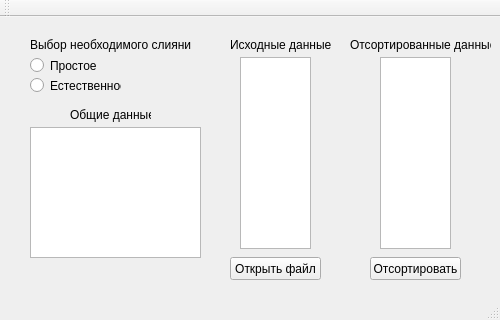
<?xml version="1.0" encoding="UTF-8"?>
<ui version="4.0">
 <class>MainWindow</class>
 <widget class="QMainWindow" name="MainWindow">
  <property name="geometry">
   <rect>
    <x>0</x>
    <y>0</y>
    <width>500</width>
    <height>320</height>
   </rect>
  </property>
  <property name="windowTitle">
   <string>MainWindow</string>
  </property>
  <widget class="QWidget" name="centralWidget">
   <widget class="QRadioButton" name="radioButton">
    <property name="geometry">
     <rect>
      <x>30</x>
      <y>40</y>
      <width>82</width>
      <height>17</height>
     </rect>
    </property>
    <property name="text">
     <string>Простое</string>
    </property>
   </widget>
   <widget class="QRadioButton" name="radioButton_2">
    <property name="geometry">
     <rect>
      <x>30</x>
      <y>60</y>
      <width>91</width>
      <height>17</height>
     </rect>
    </property>
    <property name="text">
     <string>Естественное</string>
    </property>
   </widget>
   <widget class="QPushButton" name="pushButton">
    <property name="geometry">
     <rect>
      <x>230</x>
      <y>240</y>
      <width>91</width>
      <height>23</height>
     </rect>
    </property>
    <property name="text">
     <string>Открыть файл</string>
    </property>
   </widget>
   <widget class="QPushButton" name="pushButton_2">
    <property name="geometry">
     <rect>
      <x>370</x>
      <y>240</y>
      <width>91</width>
      <height>23</height>
     </rect>
    </property>
    <property name="text">
     <string>Отсортировать</string>
    </property>
   </widget>
   <widget class="QLabel" name="label">
    <property name="geometry">
     <rect>
      <x>30</x>
      <y>20</y>
      <width>161</width>
      <height>16</height>
     </rect>
    </property>
    <property name="text">
     <string>Выбор необходимого слияния:</string>
    </property>
   </widget>
   <widget class="QLabel" name="label_2">
    <property name="geometry">
     <rect>
      <x>230</x>
      <y>20</y>
      <width>101</width>
      <height>16</height>
     </rect>
    </property>
    <property name="text">
     <string>Исходные данные</string>
    </property>
   </widget>
   <widget class="QLabel" name="label_3">
    <property name="geometry">
     <rect>
      <x>350</x>
      <y>20</y>
      <width>141</width>
      <height>16</height>
     </rect>
    </property>
    <property name="text">
     <string>Отсортированные данные</string>
    </property>
   </widget>
   <widget class="QLabel" name="label_4">
    <property name="geometry">
     <rect>
      <x>70</x>
      <y>90</y>
      <width>81</width>
      <height>16</height>
     </rect>
    </property>
    <property name="text">
     <string>Общие данные</string>
    </property>
   </widget>
   <widget class="QTextBrowser" name="textBrowser">
    <property name="geometry">
     <rect>
      <x>240</x>
      <y>40</y>
      <width>71</width>
      <height>192</height>
     </rect>
    </property>
   </widget>
   <widget class="QTextBrowser" name="textBrowser_2">
    <property name="geometry">
     <rect>
      <x>380</x>
      <y>40</y>
      <width>71</width>
      <height>192</height>
     </rect>
    </property>
   </widget>
   <widget class="QTextBrowser" name="textBrowser_3">
    <property name="geometry">
     <rect>
      <x>30</x>
      <y>110</y>
      <width>171</width>
      <height>131</height>
     </rect>
    </property>
   </widget>
  </widget>
  <widget class="QMenuBar" name="menuBar">
   <property name="geometry">
    <rect>
     <x>0</x>
     <y>0</y>
     <width>500</width>
     <height>21</height>
    </rect>
   </property>
  </widget>
  <widget class="QToolBar" name="mainToolBar">
   <attribute name="toolBarArea">
    <enum>TopToolBarArea</enum>
   </attribute>
   <attribute name="toolBarBreak">
    <bool>false</bool>
   </attribute>
  </widget>
  <widget class="QStatusBar" name="statusBar"/>
 </widget>
 <layoutdefault spacing="6" margin="11"/>
 <resources/>
 <connections/>
</ui>
